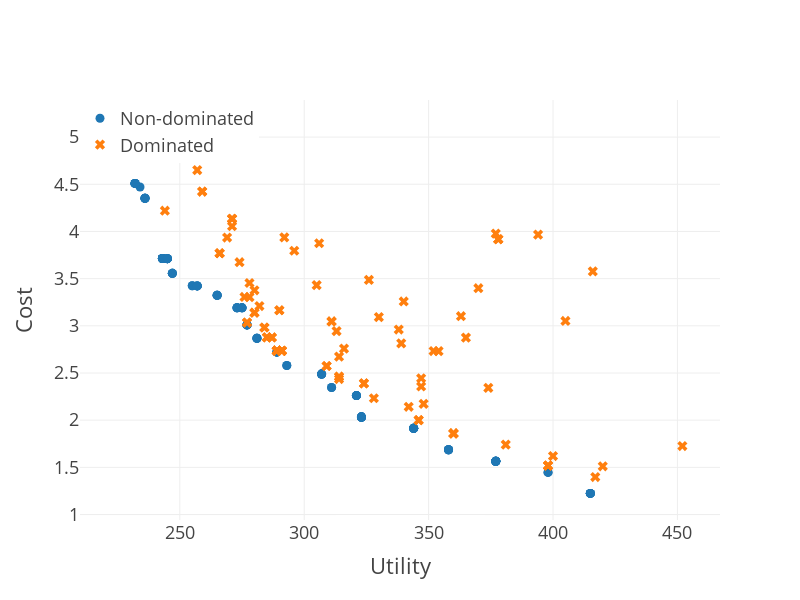

Notebook cell for this chart:
### Markdown cell above
#### Run the function `draw_pareto_frontier()`

### Code cell
draw_pareto_frontier(P, D_all)
